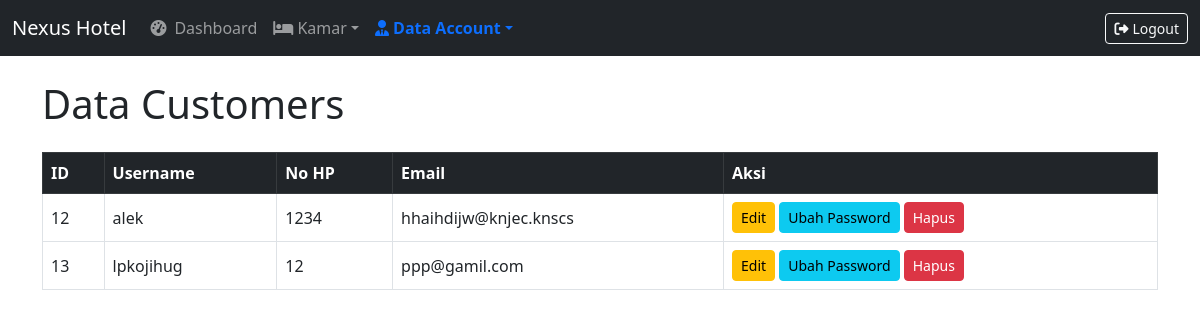
The app's page /admin/dtcust.php with its own data.
### tables this page shows
CREATE TABLE `cust` (
  `id_cust` int(12) NOT NULL,
  `username` varchar(255) NOT NULL,
  `email` varchar(255) NOT NULL,
  `password` varchar(255) NOT NULL,
  `no_hp` varchar(15) NOT NULL,
  `role` enum('customer','admin') DEFAULT 'customer'
);

### admin/dtcust.php (the view, shortened to what this page needs)
<?php
require_once '../koneksi.php';
$currentPage = 'dtcust';
$result = $conn->query("SELECT * FROM cust WHERE role='customer'");
?>
<!DOCTYPE html>
<html lang="en">
<head>
    <link href="https://cdn.jsdelivr.net/npm/bootstrap@5.3.0/dist/css/bootstrap.min.css" rel="stylesheet" />
    <link rel="stylesheet" href="https://cdnjs.cloudflare.com/ajax/libs/font-awesome/6.4.0/css/all.min.css" />
    <link rel="stylesheet" href="https://cdn.jsdelivr.net/npm/bootstrap-icons@1.10.5/font/bootstrap-icons.css">
</head>
<body>
<nav class="navbar navbar-expand-lg navbar-dark bg-dark d-none d-lg-flex">
    <div class="container-fluid">
        <a class="navbar-brand" href="dashboard.php">Nexus Hotel</a>
        <div class="collapse navbar-collapse">
            <ul class="navbar-nav me-auto mb-2 mb-lg-0">
                <li class="nav-item"><a class="nav-link <?php if ($currentPage == 'dashboard') echo 'active'; ?>" href="dashboard.php"><i class="fas fa-tachometer-alt me-2"></i>Dashboard</a></li>
                <li class="nav-item dropdown">
                    <a class="nav-link dropdown-toggle <?php if ($currentPage == 'kamar' || $currentPage == 'tambah') echo 'active'; ?>" data-bs-toggle="dropdown" href="#"><i class="fas fa-bed"></i> Kamar</a>
                </li>
                <li class="nav-item dropdown">
                    <a class="nav-link dropdown-toggle <?php if ($currentPage == 'dtadmin' || $currentPage == 'dtcust') echo 'active'; ?>" data-bs-toggle="dropdown" href="#"><i class="fas fa-user-tie"></i> Data Account</a>
                </li>
            </ul>
            <a href="../logout.php" class="btn btn-outline-light btn-sm"><i class="fas fa-sign-out-alt me-1"></i>Logout</a>
        </div>
    </div>
</nav>
<main class="py-4">
    <div class="container">
        <h1 class="mb-4">Data Customers</h1>
        <div class="table-responsive">
            <table class="table table-bordered align-middle">
                <thead class="table-dark">
                    <tr><th>ID</th><th>Username</th><th>No HP</th><th>Email</th><th>Aksi</th></tr>
                </thead>
                <tbody>
                    <?php while ($cust = $result->fetch_assoc()): ?>
                    <tr>
                        <td><?= $cust['id_cust'] ?></td>
                        <td><?= htmlspecialchars($cust['username']) ?></td>
                        <td><?= htmlspecialchars($cust['no_hp']) ?></td>
                        <td><?= htmlspecialchars($cust['email']) ?></td>
                        <td>
                            <button class="btn btn-sm btn-warning" data-bs-toggle="modal" data-bs-target="#modalEdit"
                              data-id="<?= $cust['id_cust'] ?>" data-username="<?= htmlspecialchars($cust['username']) ?>"
                              data-no_hp="<?= htmlspecialchars($cust['no_hp']) ?>" data-email="<?= htmlspecialchars($cust['email']) ?>">Edit</button>
                            <button class="btn btn-sm btn-info" data-bs-toggle="modal" data-bs-target="#modalPassword"
                              data-id="<?= $cust['id_cust'] ?>">Ubah Password</button>
                            <a href="?hapus=<?= $cust['id_cust'] ?>" class="btn btn-sm btn-danger" onclick="return confirm('Yakin hapus?')">Hapus</a>
                        </td>
                    </tr>
                    <?php endwhile; ?>
                </tbody>
            </table>
        </div>
    </div>
</main>
</body>
</html>

### admin/dtcust.php (style rules this page uses)
.nav-link.active { font-weight: bold; color: #0d6efd !important; }
.container { margin-left: auto; }

### records on screen
cust: id_cust "12", username "alek", no_hp "1234", email "hhaihdijw@knjec.knscs"
cust: id_cust "13", username "lpkojihug", no_hp "12", email "ppp@gamil.com"
